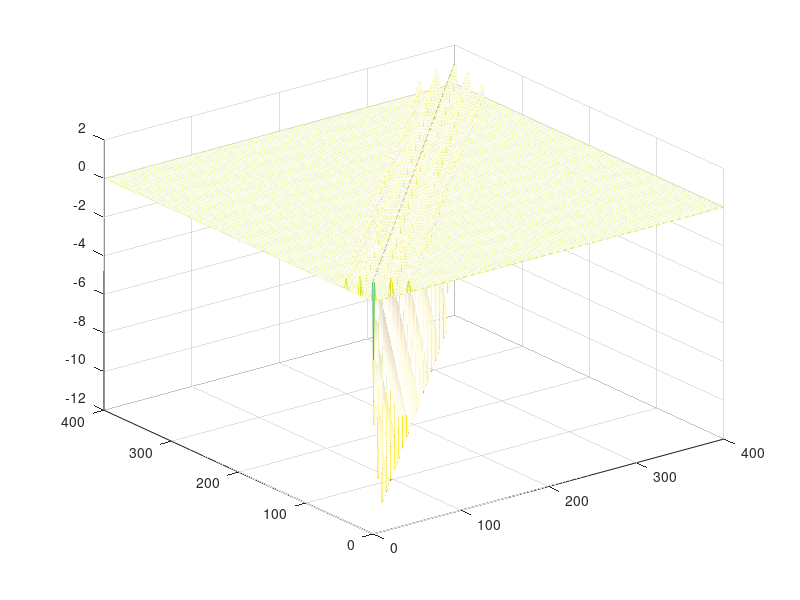

The MATLAB source for this figure:
%% parameters
B1 = 0.5;
B2 = 0.4;
B3 = 0.3;
B4 = 0.2;
B5 = 0.1;
nx = 20;
ny = 20;

%% 
W = sparse(nx*ny, nx*ny);
for i = 1:nx*ny
    W(i,i) = 2;
    for j = 1:nx*ny
        x1 = floor((i-1)/nx);
        y1 = i - x1*nx;
        x2 = floor((j-1)/ny);
        y2 = j - x2*nx;
        dis = (x2 - x1)^2 + (y1 - y2)^2;
        switch dis
            case 1
               W(i,j) = 2*B1;
               W(i,i) = W(i,i) - 2*B1;
            case 2
                W(i,j) = 2*B2;
                W(i,i) = W(i,i) - 2*B2;
            case 4
                W(i,j) = 2*B3;
                W(i,i) = W(i,i) - 2*B3;
            case 5
                W(i,j) = 2*B4;
                W(i,i) = W(i,i) - 2*B4;
            case 8
                W(i,j) = 2*B5;
                W(i,i) = W(i,i) - 2*B5;
        end       
    end
end

%%
figure
mesh(W)
